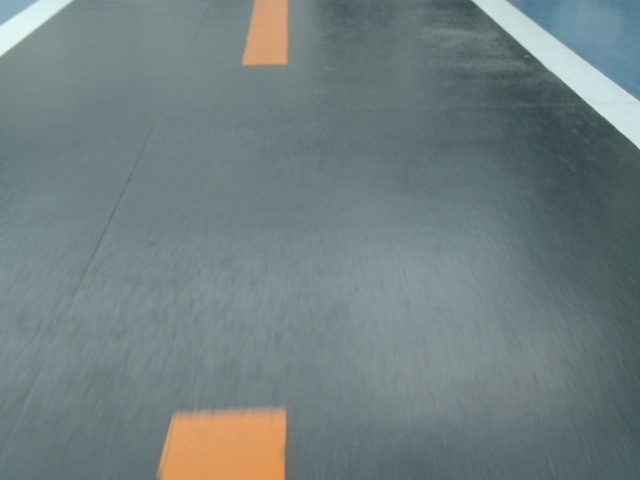
#> input picture 1次/RCcar_image/photo_2024-12-14_21-06-40-800.jpg, 640 x 480 px, found by its file name; its folder holds only this picture in this run
$ python image_process.py
#> lines starting #> are read from the running program, lines starting #| are printed output that depends on the picture
import cv2
import os

# 入力フォルダと出力フォルダの設定
input_folder = r"C:\Users\USER\Desktop\RCcar_image"

output_folder = r"C:\Users\USER\Desktop\processed_images"

# 出力フォルダを作成（存在しない場合）
if not os.path.exists(output_folder):
    os.makedirs(output_folder)


# ファイル処理を小分けにして実行
count = 0
for filename in os.listdir(input_folder):
    img_path = os.path.join(input_folder, filename)
    print(f"\n--- Checking file: {filename} ---")
    print(f"Full Path: {img_path}")

    # 画像ファイルかどうか確認
    if filename.lower().endswith(('.jpg', '.jpeg', '.png', '.bmp', '.tiff')):
        print("This is a valid image file.")

        # 画像読み込み
        img = cv2.imread(img_path)
#> img is the input picture: shape (480, 640, 3); mean B, G, R 128.1, 127.5, 113.9
        if img is not None:
            print(f"Image loaded successfully! Shape: {img.shape}")
#| Image loaded successfully! Shape: (480, 640, 3)

            # グレースケール変換とリサイズ
            gray_img = cv2.cvtColor(img, cv2.COLOR_BGR2GRAY)
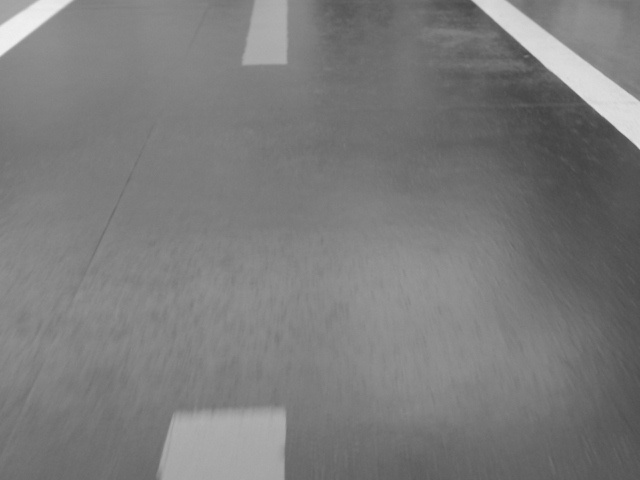
#> gray_img: shape (480, 640); min 67, max 241, mean 123.5
            resized_img = cv2.resize(gray_img, (200, 66))
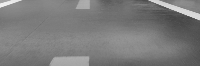
#> resized_img: shape (66, 200); min 70, max 240, mean 123.4
            print("Image processed: Converted to grayscale and resized.")

            # 出力パスを確認
            output_path = os.path.join(output_folder, f"processed_{filename}")
            print(f"Saving to: {output_path}")

            # 画像保存確認
            success = cv2.imwrite(output_path, resized_img)
            if success:
                print(f"Saved successfully to: {output_path}")
            else:
                print(f"Failed to save image to: {output_path}")

            count += 1
            if count >= 5:  # 最初の5個だけ処理して確認
                print("\nProcessed 5 files, stopping.")
                break
        else:
            print("Failed to load image! Check the file format or file integrity.")
    else:
        print("Skipped: Not a valid image file.")

print("\n--- 画像処理が完了しました ---")

$ run again, on 1次/RCcar_image/photo_2024-12-14_21-07-07-597.jpg
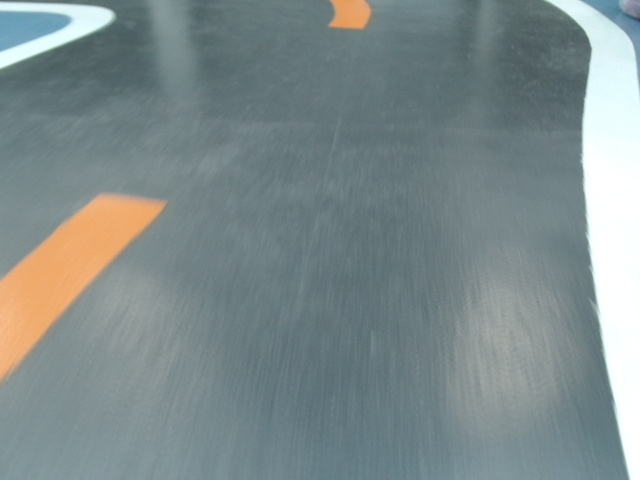
#> input picture 1次/RCcar_image/photo_2024-12-14_21-07-07-597.jpg, 640 x 480 px, found by its file name
#> img is the input picture: shape (480, 640, 3); mean B, G, R 140.4, 139.6, 126.3
#| Image loaded successfully! Shape: (480, 640, 3)
#> `gray_img = cv2.cvtColor(img, cv2.COLOR_BGR2GRAY)`:
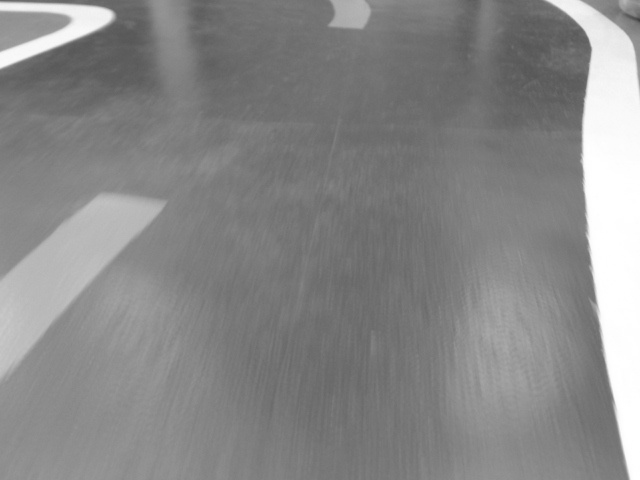
#> gray_img: shape (480, 640); min 63, max 255, mean 135.8
#> `resized_img = cv2.resize(gray_img, (200, 66))`:
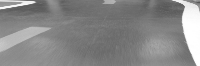
#> resized_img: shape (66, 200); min 84, max 255, mean 135.7

$ run again, on 1次/RCcar_image/photo_2024-12-14_21-07-12-205.jpg
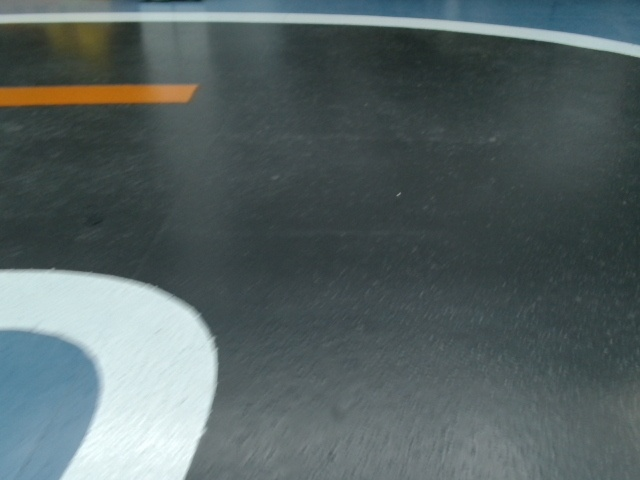
#> input picture 1次/RCcar_image/photo_2024-12-14_21-07-12-205.jpg, 640 x 480 px, found by its file name
#> img is the input picture: shape (480, 640, 3); mean B, G, R 99.6, 98.8, 85.8
#| Image loaded successfully! Shape: (480, 640, 3)
#> `gray_img = cv2.cvtColor(img, cv2.COLOR_BGR2GRAY)`:
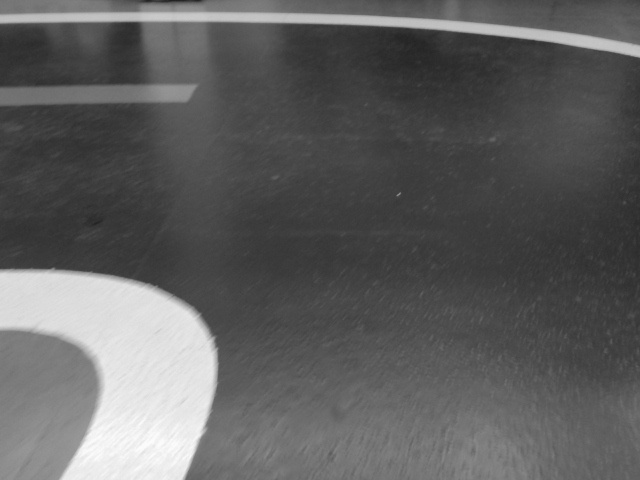
#> gray_img: shape (480, 640); min 32, max 252, mean 94.9
#> `resized_img = cv2.resize(gray_img, (200, 66))`:
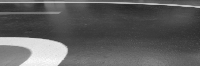
#> resized_img: shape (66, 200); min 39, max 252, mean 94.7

$ run again, on 1次/RCcar_image/photo_2024-12-14_21-06-46-001.jpg
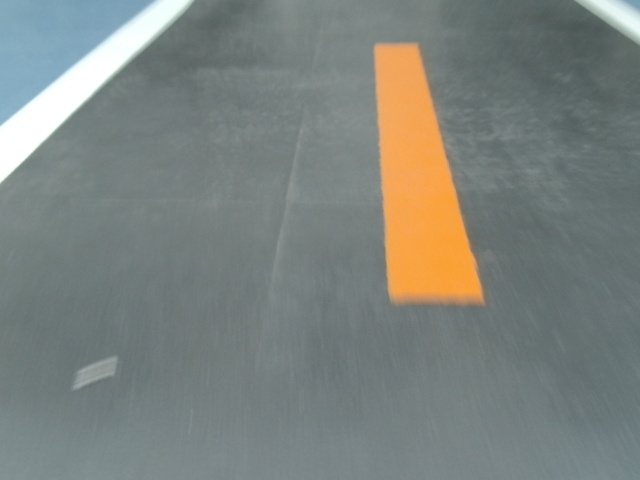
#> input picture 1次/RCcar_image/photo_2024-12-14_21-06-46-001.jpg, 640 x 480 px, found by its file name
#> img is the input picture: shape (480, 640, 3); mean B, G, R 126.5, 130.8, 124.8
#| Image loaded successfully! Shape: (480, 640, 3)
#> `gray_img = cv2.cvtColor(img, cv2.COLOR_BGR2GRAY)`:
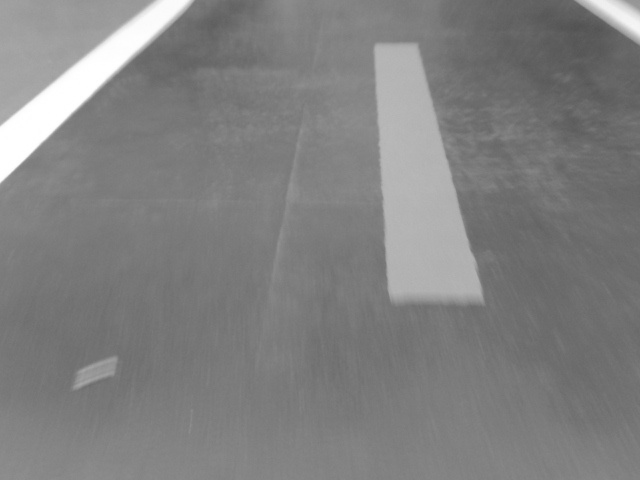
#> gray_img: shape (480, 640); min 82, max 255, mean 128.4
#> `resized_img = cv2.resize(gray_img, (200, 66))`:
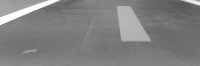
#> resized_img: shape (66, 200); min 83, max 255, mean 128.3
